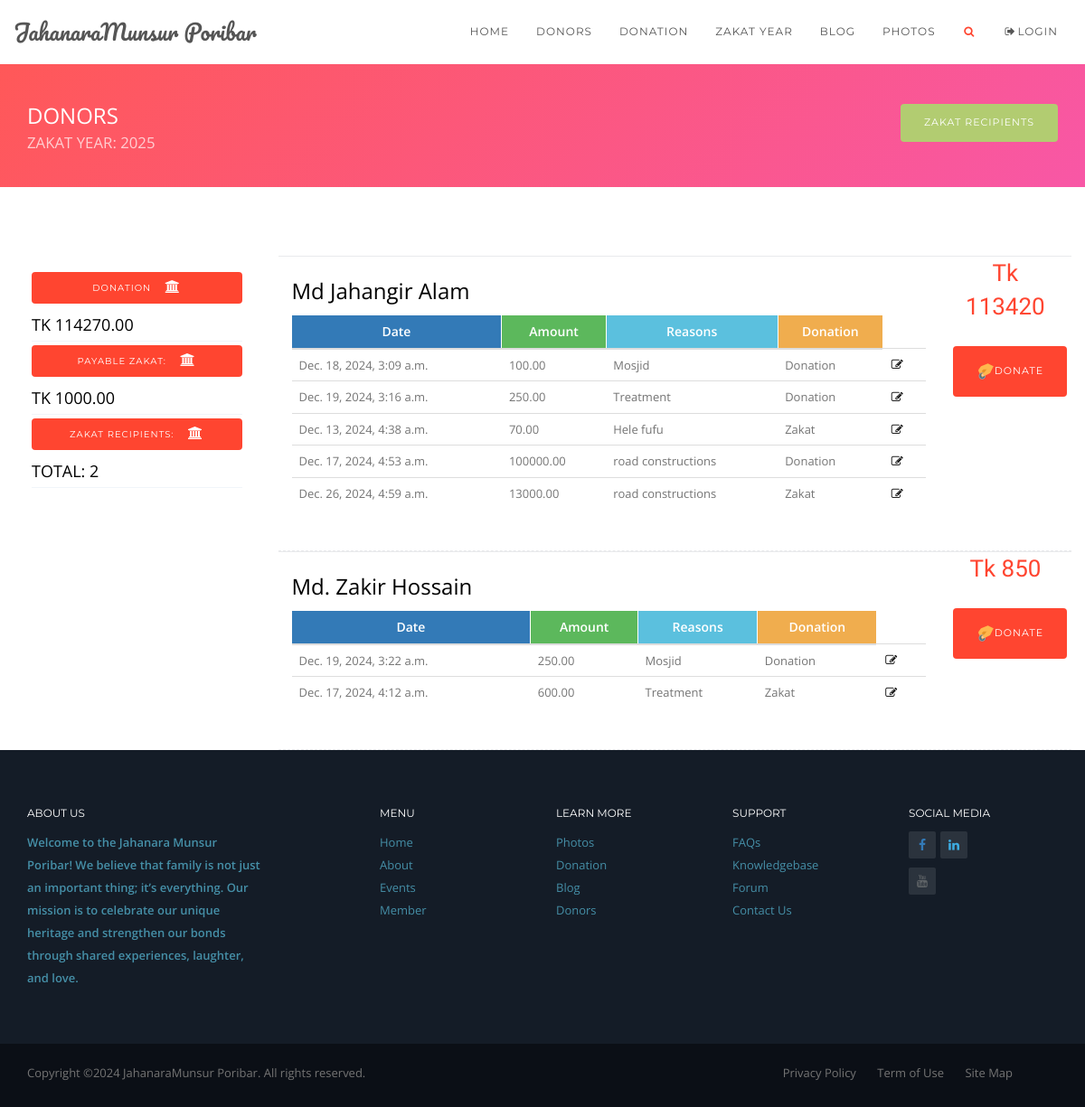
The app's page /donors/, older data.
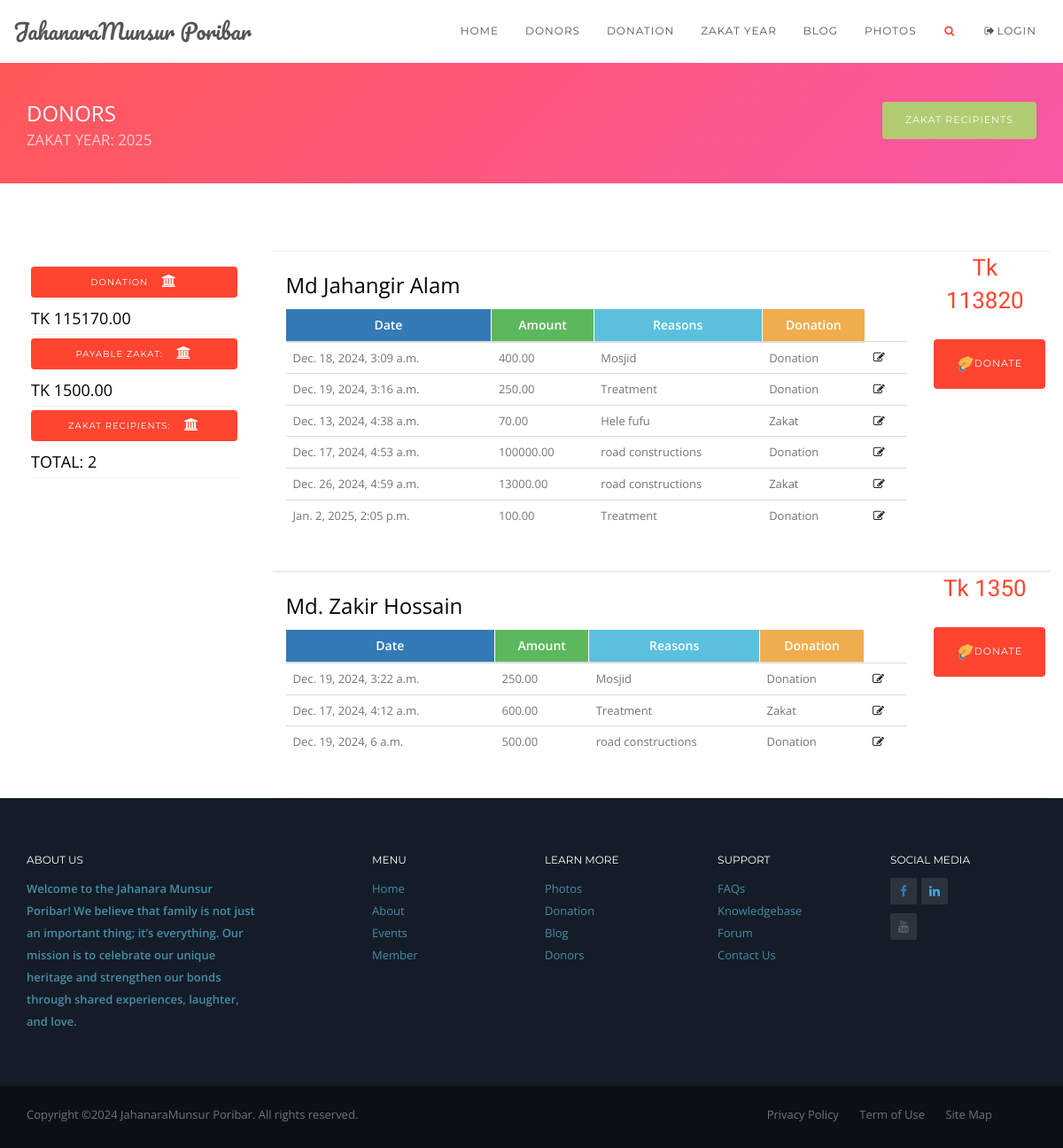
The same page, newer data.
### zapp/models.py (models this page shows, shortened)
class Donors(models.Model):
	name = models.CharField(max_length=200,blank=True,null=True)
	mobile_no = models.CharField(max_length=20,blank=True,null=True)
	class Meta:
		verbose_name_plural='DONORS'

class DonateInfo(models.Model):
	d_name = models.ForeignKey(Donors,on_delete=models.CASCADE,related_name='giver')
	donate_amt = models.DecimalField(max_digits=10,decimal_places=2,default=0)
	sub_total = models.DecimalField(max_digits=10,decimal_places=2,default=0,null=True,blank=True)
	grand_total = models.DecimalField(max_digits=10,decimal_places=2,default=0,null=True,blank=True)
	zakat_year = models.IntegerField(_('year'),choices=YEAR_CHOICES,default=datetime.datetime.now().year)
	message = models.CharField(max_length=200,null=True,blank=True)
	donation_type = models.CharField(max_length=50,null=True,choices=DonationType.choices)
	record_date = models.DateTimeField(null=True,blank=True)
	created_at = models.DateTimeField(auto_now_add=True)
	updated_at = models.DateTimeField(auto_now=True)
	is_archived = models.BooleanField(default=False)
	class Meta:
		verbose_name_plural='DONATE INFO'

### zapp/views.py (the view)
# urls.py: path('donors/',views.Donor,name='donors'),
def Donor(request):
	name = Donors.objects.all()
	donate_info = DonateInfo.objects.all()
	''' donor individual total amount /row wise total'''
	donors_info = Donors.objects.annotate(
        donors_subtotal=Sum('giver__donate_amt')
    )
	try:
		recipients_list = ZakatRecipients.objects.exclude(recipients_name__isnull=True)
		recipients_num =recipients_list.count()
	except ZakatRecipients.DoesNotExist:
		messages.warning(request,'No recipients found')
	total_donate_amount = 0
	for i in donate_info:
		total_donate_amount += i.donate_amt
	proposed_zakat_amount=0
	for i in recipients_list:
		proposed_zakat_amount += i.zakat_money
	context = {
		'dname':name,
		'donate_info':donate_info,
		'donors_info':donors_info,
		'total_donate_amount':total_donate_amount,
		'proposed_zakat_amount':proposed_zakat_amount,
		'recipients_num':recipients_num
	}
	return render(request,'zakat/zdonors.html',context) # old:zcontributors.html

### templates/zakat/zdonors.html (shortened to what this page needs)
{% include 'common/zbase.html' %}
{% load static %}
<body  id="topPage" data-spy="scroll" data-target=".navbar" data-offset="100">
	{% include 'common/znavbar.html' %}
	<header class="bg-grad-day-tripper mt70">
		<div class="container">
			<div class="row mt20 mb30">
				<div class="col-md-6 text-left">
					<h3 class="color-light text-uppercase">Donors<small class="color-light alpha7">zakat year: {% now 'Y' %}</small></h3>
				</div>
				<div class="col-md-6 text-right pt25">
					<a href="{% url 'zakat_recipients' %}" class="button button-md button-green hover-ripple-out pull-right">Zakat Recipients</a>
				</div>
			</div>
		</div>
	</header>
	<div id="shop" class="bg-light pt25">
		<div class="container">
			<div class="row">
				<div class="col-md-9 col-md-push-3">
					<div class="row mt25 mb25 animated" data-animation="fadeInDown" data-animation-delay="100">
						<div class="col-md-9 col-sm-2 col-xs-2 pull-left">
						</div>
					</div>
					{% if dname %}
						{% for d in donors_info %}
					<div class="row bt-solid-1 bb-dashed-1 pb25">
						<div class="col-md-10 col-sm-4 col-xs-12">
							<h3>{{d.name}}</h3>
							<div class="row">
								<div class="col-md-12">
									<table class="table table-colored">
										<thead>
											<tr>
											<th class="bg-primary text-center">Date</th>
											<th class="bg-success text-center">Amount</th>
											<th class="bg-info text-center">Reasons</th>
											<th class="bg-warning text-center">Donation</th>
											</tr>
										</thead>
										<tbody>
											{% for inf in donate_info %}
												{% if inf.d_name.name in d.name %}
											<tr>
											<td>{{inf.record_date}}</td>
											<td>{{inf.donate_amt}}</td>
											<td>{{inf.message}}</td>
											<td>{{inf.get_donation_type_display}}</td>
											<td><a href="{% url 'update_donation' inf.id %}"><i class="fa fa-fw">&#xf044</i></a></td>
											</tr>
												{% endif %}
											{% endfor %}
										</tbody>
									</table>
								</div>
							</div>
						</div>
						<div class="col-md-2 col-sm-4 col-xs-12 text-center">
							<div class="shop-item-detail-price">
								<ins><span class="amount">Tk {{d.donors_subtotal}}</span></ins><br>
							</div>
							<a href="{% url 'donate' d.id %}" class="button button-md button-pasific hover-icon-wobble-horizontal mt25"><img class="flaticon" alt="flat icon" src="{% static 'assets/img/flat-icon/donate.svg' %}" width="20" height="30" title="donate.svg"/>Donate</a>
						</div>
					</div>
					{% endfor %}
					{% else %}
					<div class="col-md-9 col-sm-4 col-xs-12">
						<h3>Donor is not added</h3>
					</div>
					{% endif %}
				</div>
				<br><br>
				<div id="sidebar" class="col-md-3 col-md-pull-9 mt25 animated" data-animation="fadeInLeft" data-animation-delay="250">
					<div class="pr25 pl25 clearfix">
						<h5 class="mt25">
							<a class="button button-block button-pasific button-sm hover-ripple-out mt-30">Donation<i class="fa fa-fw">&#xf19c</i></a>
							<span class="text-pasific">Tk {{total_donate_amount}}</span>
						</h5>
						<h5 class="mt25">
							<a class="button button-block button-pasific button-sm hover-ripple-out mt-30">Payable zakat:<i class="fa fa-fw">&#xf19c</i></a>
							<span class="text-pasific">Tk {{proposed_zakat_amount}}</span>
						</h5>
						<h5 class="mt25">
							<a class="button button-block button-pasific button-sm hover-ripple-out mt-30">Zakat Recipients:<i class="fa fa-fw">&#xf19c</i></a>
							{% if recipients_num %}<span class="text-pasific">Total: {{recipients_num}}</span>{% else %}
							<p>{% include 'common/alerts.html' %}</p>{% endif %}
						</h5>
					</div>
				</div>
			</div>
		</div>
	</div>
	{% include 'common/zfooter.html' %}
</body>

Row changes from the older to the newer data that the page shows:
computed for Donors "Md Jahangir Alam": donors_subtotal "113420" → "113820"
changed DonateInfo "Dec. 18, 2024, 3:09 a.m.": donate_amt "100.00" → "400.00"
added DonateInfo: record_date "Jan. 2, 2025, 2:05 p.m.", donate_amt "100.00", message "Treatment", donation_type "Donation", shown under Donors "Md Jahangir Alam"
computed for Donors "Md. Zakir Hossain": donors_subtotal "850" → "1350"
added DonateInfo: record_date "Dec. 19, 2024, 6 a.m.", donate_amt "500.00", message "road constructions", donation_type "Donation", shown under Donors "Md. Zakir Hossain"
Text that changed along with them:
{{ total_donate_amount }}: "114270.00" → "115170.00"
{{ proposed_zakat_amount }}: "1000.00" → "1500.00"
